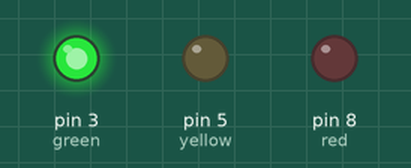
The sketch below on a simulated Arduino Uno, built with avr-gcc and run on an emulated ATmega328P. Shown: output pins drawn as LEDs (lit = HIGH).

Above: at 5.0 s.
At 11.5 s:
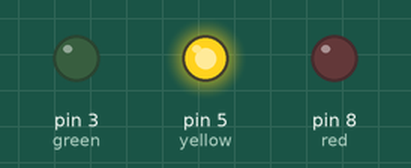
At 20.5 s:
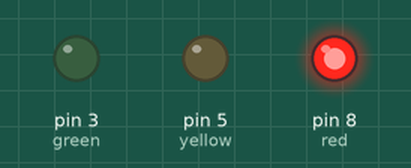
Timing chart, 0 to 36.4 s (numbered marks = the images above):
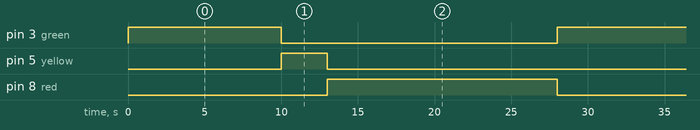

Measured:
- by itself, pin 3 (green): alternates HIGH for 10.0 s and LOW for 18.0 s
- by itself, pin 5 (yellow): alternates HIGH for 3.0 s and LOW for 25.0 s
- by itself, pin 8 (red): alternates HIGH for 15.0 s and LOW for 13.0 s

The sketch:

semaforo.ino
```cpp
/*
esto es un comentario largo de prueba
puedo dar espacios
y sigue siendo comentario
*/

int green = 3;
int yellow = 5;
int red = 8;
int gtime = 10000;
int ytime = 3000;
int rtime = 15000;

void setup()
{
  pinMode(green,OUTPUT);
  pinMode(yellow, OUTPUT);
  pinMode(red, OUTPUT);
}

void loop()
{
  digitalWrite(green, HIGH);
  digitalWrite(yellow, LOW);
  digitalWrite(red, LOW);
  delay(gtime);
  digitalWrite(green, LOW);
  digitalWrite(yellow, HIGH);
  digitalWrite(red, LOW);
  delay(ytime);
  digitalWrite(green, LOW);
  digitalWrite(yellow, LOW);
  digitalWrite(red, HIGH);
  delay(rtime);
}
```
